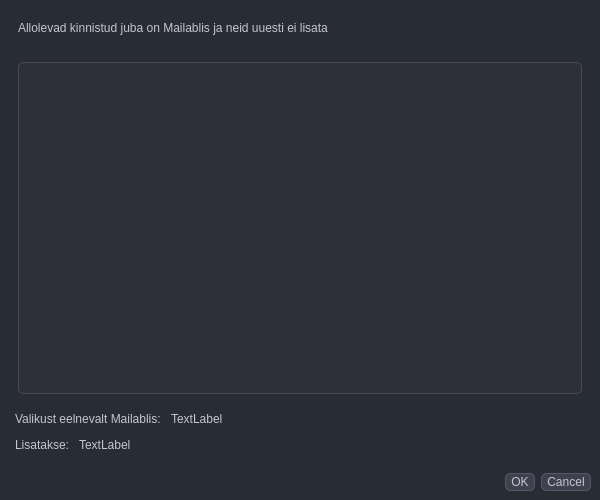
<?xml version="1.0" encoding="UTF-8"?>
<ui version="4.0">
 <class>Dialog</class>
 <widget class="QDialog" name="Dialog">
  <property name="geometry">
   <rect>
    <x>0</x>
    <y>0</y>
    <width>600</width>
    <height>500</height>
   </rect>
  </property>
  <property name="windowTitle">
   <string>Dialog</string>
  </property>
  <property name="styleSheet">
   <string notr="true">
*{
	border: transparent;
	background-color: transparent;
    background: transparent;
	padding: 0;
	margin: 0;
	color: #c5c5d2;
}


QWidget{
    background-color: #272c35;
	color:#c5c5d2
}


/*Line Edit styling*/
QLineEdit {
    background-color: #35363f;  /* Lighter background color */
    color: #ececf1;
    /*border: 1px solid #4d4d5b;  Thinner border with a different color */
    border-radius: 5px;
    padding: 4px;
}

QLineEdit:hover {
    background-color: #3d3e47;  /* Slightly darker background color on hover */
}

/* Remove top and side borders */
QLineEdit {
    border-top: none;
    border-left: none;
    border-right: none;
}


/*konteinerite peamised omadused*/
#centerMenuSubContainer{
    background-color: #272c35;
}

#swWorkSpace{
    background-color: #202123;
}
#Sevituudid{
    background-color: #343b47;
}

#leftMenuContainer{
    background-color: #202123 ;
}

#rightMenuContainer{
    background-color: #272c35;
}

#SetupLayers, #SetupLayers_2, #SetupUserData {
border: none;
border-bottom: 1px solid rgb(131, 142, 162);
}

/*nuppu peamised omadused*/
/*Üldomadused*/
QPushButton{
	padding: 1px 5px;
	text-align: center;
	border-radius: 5px;
	background-color:#40414f;
	border: 1px solid #565869;
}


QPushButton:hover{
    background-color: #8e8ea0;
	border: 0.5px solid #acacbe;
	color: #343541;
	text-align: center;
	padding: 2px 5px;
    border-radius: 5px;	
}

QPushButton:disabled {
    background-color: #303040; /* Adjusted disabled background color */
    border: 1px solid #707070; /* Adjust border color for disabled state */
    color: #8a95a5; /* Adjust text color for disabled state */
}


#UC_Main_Frame QPushButton,#pbChoose_Properties_for_Projects{
	padding: 1px 8px;
    border-radiusr: 6px;
}

#UC_Main_Frame QPushButton:hover{

	padding: 1px 8px;
    border-radius: 6px;
}


#wOl_Settings QPushButton{
	padding: 1px 8px;
    border-radius: 6px;
}

#wOl_Settings QPushButton:hover{
	padding: 1px 8px;
    border-radius: 6px;
}

#rightMenuContainer QPushButton{
	text-align: right;
	border-top-right-radius: 0px;
	border-bottom-right-radius: 0px;
    
}

#rightMenuContainer QPushButton:hover{
    text-align: right;
    border-top-right-radius: 0px;
	border-bottom-right-radius: 0px;  
}


#leftMenuContainer QPushButton{
	text-align: left;
	border-top-left-radius: 0px;
	border-bottom-left-radius: 0px;	
}
#leftMenuContainer QPushButton:hover{
    text-align: left;
	border-top-left-radius: 0px;
	border-bottom-left-radius: 0px;

}




/* Combined Style for QComboBox to Ensure Consistency */

/* Base style for QComboBox */
QComboBox {
    border: 1px solid #565869; /* Using --gray-600 */
    border-radius: 5px; /* Rounded corners */
    background-color: #343541; /* Using --gray-800 */
    color: #ececf1; /* Using --gray-100 */
    padding-left: 2px; /* Move text 2 pixels to the right */
}

/* Disabled state */
QComboBox:disabled {
    background-color: #c5c5d2; /* Using --gray-300 */
    color: #8e8ea0; /* Using --gray-500 */
    padding-left: 2px; /* Move text 2 pixels to the right */
}

/* Hover state */
QComboBox:hover {
    border: 1px solid #acacbe; /* Using --gray-400 */
    padding-left: 2px; /* Move text 2 pixels to the right */
}

/* Focus state */
QComboBox:focus {
    border: 1px solid #acacbe; /* Kept original lime green color */
    padding-left: 2px; /* Move text 2 pixels to the right */
}

/* Dropdown button */
QComboBox::drop-down {
    subcontrol-position: center right;
    border-radius: 3px; /* Rounded corners */
    /*width: 24px;*/
    borde: 0.5px solid #acacbe; /* Kept original lime green color */
    background-color: #343541; /* Using --gray-800 */
}

/* Dropdown arrow */
QComboBox::down-arrow {
    image: url(':/qt-project.org/styles/macstyle/images/toolbar-ext.png'); /* Default arrow image */
    height: 16px;
    width: 16px;
}

QComboBox::down-arrow:on,
QComboBox::down-arrow:hover,
QComboBox::down-arrow:focus {
    image: url(':/qt-project.org/styles/macstyle/images/toolbar-ext.png'); /* Arrow image on hover, focus */
}

/* QAbstractItemView (dropdown list) */
QComboBox QAbstractItemView {
    background-color: #343541; /* Using --gray-900 */
    border: 1px solid #4d4d4d; /* Similar to gray-600 */
    selection-background-color: qlineargradient(
        x1: 0, y1: 0, x2: 1, y2: 0,
        stop: 0 rgba(50, 50, 50, 255), /* Dark gray */
        stop: 1 rgba(100, 100, 100, 255) /* Lighter gray */
    );
    selection-color: #ececf1; /* Using --gray-100 */
    color: #ececf1;
    padding-left: 2px; /* Move text 2 pixels to the right */
}

/* Selected item in list */
QComboBox QAbstractItemView::item:selected {
    background-color: qlineargradient(
        x1: 0, y1: 0, x2: 1, y2: 0,
        stop: 0 rgba(50, 50, 50, 255), /* Dark gray */
        stop: 1 rgba(100, 100, 100, 255) /* Lighter gray */
    );
    color: #ececf1; /* Using --gray-100 */
    padding-left: 2px; /* Move text 2 pixels to the right */
}

/* Hover over item in list */
QComboBox QAbstractItemView::item:hover {
    background-color: qlineargradient(
        x1: 0, y1: 0, x2: 1, y2: 0,
        stop: 0 rgba(50, 50, 50, 255), /* Dark gray */
        stop: 1 rgba(100, 100, 100, 255) /* Lighter gray */
    );
    color: #ececf1; /* Using --gray-100 */
    padding-left: 2px; /* Move text 2 pixels to the right */
}

/* Handle the padding of items in the list view */
QComboBox QAbstractItemView::item {
    padding-left: 2px; /* Move text 2 pixels to the right */
}

/* Ensure keyboard navigation shows selection */
QComboBox::item:selected:!hover {
    background-color: qlineargradient(
        spread: pad, 
        x1: 0, y1: 0, 
        x2: 0, y2: 1, 
        stop: 0.259887 rgba(50, 50, 50, 202), 
        stop: 1 rgba(180, 180, 180, 255)
    ); 
    color: #ececf1; /* White text color for keyboard selection */
    padding-left: 2px; /* Move text 2 pixels to the right */
}

/* Checked state of the checkbox */
QComboBox::indicator:checked {
    background-color: #565869; /* Kept original lime green color */
    image: url(':/images/themes/default/algorithms/mAlgorithmCheckGeometry.svg'); /* Path to your checked image */
    width: 10px;  /* Adjusted width to fit within the border */
    height: 10px; /* Adjusted height to fit within the border */
}

/* Unchecked state can have a background color */
QComboBox::indicator:unchecked {
    background-color: #565869; /* Using --gray-600 */
}





/* General QCheckBox styles */
QCheckBox {
    color: #d1d1e0; /* Light gray text color */
    spacing: 5px; /* Space between checkbox and text */
}

/* Style the indicator (checkbox) */
QCheckBox::indicator {
    width: 12px; /* Width of the checkbox */
    height: 12px; /* Height of the checkbox */
    background-color: #3a3b46; /* Darker gray for unchecked state */
    border: 1px solid #565869; /* Border color for unchecked state */
    border-radius: 2px; /* Slightly rounded corners */
}

/* Style the indicator when checked */
QCheckBox::indicator:checked {
    background-color: #4a4b59; /* Slightly darker gray for checked state */
    border: 1px solid #4d4d4d; /* Border color matching the theme */
    border-radius: 2px; /* Slightly rounded corners */
    image: url(:/images/themes/default/algorithms/mAlgorithmCheckGeometry.svg); /* Using provided SVG icon URL */
}

/* Style the indicator when unchecked */
QCheckBox::indicator:unchecked {
    background-color: #3a3b46; /* Darker gray for unchecked state */
    border: 1px solid #565869; /* Border color for unchecked state */
}

/* Style the indicator when hovered */
QCheckBox::indicator:hover {
    background-color: #4e4f5b; /* Medium gray when hovering */
}

/* Style the indicator when disabled */
QCheckBox::indicator:disabled {
    background-color: #30303a; /* Darker background color for disabled state */
    border: 1px solid #4d4d4d; /* Darker border for disabled state */
}

/* Style the indicator when checked and disabled */
QCheckBox::indicator:checked:disabled {
    background-color: rgba(50, 50, 60, 0.5); /* Semi-transparent darker gray for checked and disabled state */
    border: 1px solid #4d4d4d; /* Border color matching the theme */
    image: url(:/images/themes/default/algorithms/mAlgorithmCheckGeometry.svg); /* Using provided SVG icon URL */
    opacity: 0.5; /* Make the icon appear disabled */
}

/* Style the checkbox text when disabled */
QCheckBox:disabled {
    color: #6a6a75; /* Darker text color for disabled state */
}


QGroupBox{
	color: #ececf1;
}


/* Style for the selected tab */
QTabBar::tab:selected {
    background-color: #50515f; /* Background color for the selected tab */
    color: #ececf1; /* Text color for the selected tab */
    border: 1px solid #acacbe; /* Lighter border for the selected tab */
    border-bottom: 1px solid #202123; /* Match the background color of the tab pane to create a seamless look */
    padding: 7px 12px; /* Slightly adjust padding for selected tab */
}

/* Style for the hovered tab */
QTabBar::tab:hover {
    background-color: #8e8ea0; /* Background color when hovering over a tab */
    color: #343541; /* Text color for the hovered tab */
    border: 1px solid #acacbe; /* Lighter border on hover */
}

/* Style for disabled tabs */
QTabBar::tab:disabled {
    background-color: #30303a; /* Darker background for disabled tabs */
    color: #6a6a75; /* Muted text color for disabled tabs */
    border: 1px solid #565869; /* Border color for disabled tabs */
}

/* Adjustments to the tab pane (content area below the tabs) */
QTabWidget::pane {
    border: 1px solid #565869; /* Border around the content area */
    background-color: #202123; /* Match the background of the content area to other containers */
    border-radius: 3px; /* Rounded corners for the content area */
    margin-top: -1px; /* Overlap with the tab bar to create a seamless transition */
}

/* General QScrollBar style within QTableView */
QScrollBar:vertical, QScrollBar:horizontal {
    background-color: transparent; /* Ensure the scrollbar background is transparent */
}

/* Vertical scroll bar groove (track) */
QScrollBar::groove:vertical {
    border: 1px solid #4d4d4d; /* Dark border around the groove */
    width: 8px; /* Width of the groove */
    background: #333; /* Darker gray for the groove background */
    border-radius: 3px; /* Adjusted to be less than half of 8px */
}

/* Horizontal scroll bar groove (track) */
QScrollBar::groove:horizontal {
    border: 1px solid #4d4d4d; /* Dark border around the groove */
    height: 8px; /* Height of the groove */
    background: #333; /* Darker gray for the groove background */
    border-radius: 3px; /* Adjusted to be less than half of 8px */
}

/* Vertical scroll bar handle (thumb) */
QScrollBar::handle:vertical {
    background: #b5b5b5; /* Lighter gray for the handle */
    border: 1px solid #707070; /* Slightly darker border for the handle */
    width: 16px; /* Width of the handle */
    border-radius: 6px; /* Adjusted to be less than half of 16px for a rounded effect */
}

/* Horizontal scroll bar handle (thumb) */
QScrollBar::handle:horizontal {
    background: #b5b5b5; /* Lighter gray for the handle */
    border: 1px solid #707070; /* Slightly darker border for the handle */
    height: 16px; /* Height of the handle */
    border-radius: 6px; /* Adjusted to be less than half of 16px for a rounded effect */
}

/* Handle when hovered (both vertical and horizontal) */
QScrollBar::handle:vertical:hover, QScrollBar::handle:horizontal:hover {
    background: #d8d8d8; /* Lighter gray when hovered */
}

/* Handle when pressed (both vertical and horizontal) */
QScrollBar::handle:vertical:pressed, QScrollBar::handle:horizontal:pressed {
    background: #999; /* Darker gray when pressed */
}

/* Slider groove when focused (both vertical and horizontal) */
QScrollBar::groove:vertical:focus, QScrollBar::groove:horizontal:focus {
    background: #444; /* Slightly brighter when focused */
}

/* Scrollbar arrows (both vertical and horizontal) */
QScrollBar::add-line:vertical, QScrollBar::sub-line:vertical,
QScrollBar::add-line:horizontal, QScrollBar::sub-line:horizontal {
    background: #40414f; /* Background for the arrows */
    border: 1px solid #565869; /* Border for the arrows */
    border-radius: 2px; /* Adjusted to be less than half of 4px */
}

/* Arrows on hover */
QScrollBar::add-line:vertical:hover, QScrollBar::sub-line:vertical:hover,
QScrollBar::add-line:horizontal:hover, QScrollBar::sub-line:horizontal:hover {
    background: #8e8ea0; /* Lighter background on hover */
}

/* Style for the scroll bar pages (scroll bar track) */
QScrollBar::add-page:vertical, QScrollBar::sub-page:vertical,
QScrollBar::add-page:horizontal, QScrollBar::sub-page:horizontal {
    background: none; /* No background for the pages */
}

/* Adjust QListWidget style */
QListWidget {
    background-color: #2e2f38; /* Dark gray background to match the new theme */
    color: #d1d1e0; /* Light gray text color */
    border: 1px solid #4d4d4d; /* Border color matching the scrollbar groove */
    border-radius: 3px; /* Rounded corners */
    padding: 3px; /* Add padding to the list */
}

/* Style for individual items in the QListWidget */
QListWidget::item {
    background: qlineargradient(x1: 0, y1: 0, x2: 1, y2: 1, stop: 0 rgba(60, 62, 73, 0.2), stop: 1 rgba(42, 42, 51, 0.35)); /* Gradient for non-selected items */
    color: #d1d1e0; /* Light gray text color for unselected items */
    padding: 3px; /* Padding around list items */
    border-radius: 1.5px; /* Slight rounding of the item edges */
}

/* Style for selected items in QListWidget */
QListWidget::item:selected {
    background: qlineargradient(x1: 0, y1: 0, x2: 1, y2: 1, stop: 0 rgba(210, 72, 72, 0.05), stop: 1 rgba(210, 72, 72, 0.25)); /* Gradient for selected items */
    color: #ececf1; /* Lighter text color for selected items */
    border: 1px solid #707070; /* Lighter border for the selected item */
}

/* Style for hovered items in QListWidget */
QListWidget::item:hover {
    background-color: #4e4f5b; /* Medium gray background color when hovering */
    color: #ececf1; /* Text color on hover to maintain contrast */
}

/* Style for disabled items in QListWidget */
QListWidget::item:disabled {
    background-color: #30303a; /* Darker background for disabled items */
    color: #6a6a75; /* Muted gray text color for disabled items */
}

/* General QLineEdit styles */
QLineEdit {
    background-color: #35363f; /* Lighter background color */
    color: #ececf1; /* Light gray text color */
    border: 1px solid #4d4d5b; /* Thinner border with a different color */
    border-radius: 5px; /* Rounded corners */
    padding: 4px; /* Padding inside the line edit */
    /* Remove top and side borders */
    border-top: none;
    border-left: none;
    border-right: none;
}

/* Style for the line edit when focused */
QLineEdit:focus {
    border: 1px solid #6a6a75; /* Highlight border color when focused */
    background-color: #35363f; /* Keep the background color consistent when focused */
}

/* Style for the placeholder text */
QLineEdit::placeholder {
    color: #6a6a75; /* Lighter gray color for placeholder text */
}

/* Style for the line edit when disabled */
QLineEdit:disabled {
    background-color: #30303a; /* Darker background color for disabled state */
    color: #6a6a75; /* Muted gray text color for disabled state */
    border: 1px solid #4d4d4d; /* Same border color as normal state */
}

/* Style for the line edit when read-only */
QLineEdit[readOnly=&quot;true&quot;] {
    background-color: #35363f; /* Same as normal background */
    color: #ececf1; /* Same as normal text color */
    border: 1px solid #4d4d5b; /* Same as normal border */
    border-style: dashed; /* Dashed border style for read-only state */
}

/* Style for the line edit when active */
QLineEdit:active {
    border: 1px solid #6a6a75; /* Highlight border color when active */
}

/* Style for the line edit when hovered */
QLineEdit:hover {
    background-color: #3d3e47; /* Slightly darker background color on hover */
}

/* Style for the line edit when error state (optional) */
QLineEdit:invalid {
    border: 1px solid #d20000; /* Red border for invalid input */
}

/* Style for the line edit when modified (optional) */
QLineEdit:modified {
    border: 1px solid #d1d1e0; /* Border color indicating modification */
}


/* General QTableView adjustments */
QTableView {
    background-color: #2e2f38; /* Dark gray for all rows */
    color: #d1d1e0; /* Light gray text color */
    border: 1px solid #4d4d4d; /* Border color matching the scrollbar groove */
    border-radius: 5px; /* Rounded corners */
    gridline-color: #565869; /* Gridline color */
    selection-background-color: qlineargradient(
        x1: 0, y1: 0, x2: 0, y2: 1,
		stop: 0 rgba(46, 47, 56, 10),   /* Lighter gray with higher transparency (about 47%) */
        stop: 1 rgba(210, 72, 72, 50)    /* Darker red with lower transparency (about 29%) */
    ); /* Gradient for selected cells */
    selection-color: #ececf1; /* Lighter text color for selected cells */
}

/* Adjust header style */
QHeaderView::section {
    background-color: #35353f; /* Darker gray background for the header */
    color: #d1d1e0; /* Light gray text color in the header */
    border-top: 0.5px solid #323232; /* Slightly darker border on top */
    border-left: 0.5px solid #323232; /* Slightly darker border on left */
    border-right: 0.5px solid #323232; /* Slightly darker border on right */
    border-bottom: 1px solid #4d4d4d; /* Lighter bottom border to separate data from headers */
    padding: 1px 3px; /* Slightly reduced padding */
    border-top-left-radius: 2px; /* Retain rounding on the top-left corner */
    border-top-right-radius: 2px; /* Retain rounding on the top-right corner */
    border-bottom-left-radius: 0px; /* No rounding on the bottom-left corner */
    border-bottom-right-radius: 0px; /* No rounding on the bottom-right corner */
    font-size: 11px; /* Reduced font size */
}

/* Style for hovered rows */
QTableView::item:hover {
    background-color: #4e4f5b; /* Medium gray background color when hovering over a row */
    color: #ececf1; /* Text color on hover for better contrast */
}

/* Style for selected rows */
QTableView::item:selected {
    background-color: qlineargradient(
        x1: 0, y1: 0, x2: 0, y2: 1,
		stop: 0 rgba(46, 47, 56, 10),   /* Lighter gray with higher transparency (about 47%) */
        stop: 1 rgba(210, 72, 72, 50)    /* Darker red with lower transparency (about 29%) */
    ); /* Gradient background color for selected rows */
    color: #ececf1; /* Light gray text color for selected rows */
}

/* Style for all rows (non-selected) */
QTableView::item {
    background-color: qlineargradient(
        x1: 0, y1: 0, x2: 0, y2: 1,
        stop: 0 rgba(80, 80, 80, 25),   /* Lighter gray with 20% opacity (2 steps lighter) */
        stop: 1 rgba(42, 42, 51, 255)    /* Darker gray with 35% opacity */
    ); /* Gradient background color for non-selected rows */
    color: #d1d1e0; /* Light gray text color */
}

/* Ensure deselected rows return to their original state */
QTableView::item:!selected {
    background-color: qlineargradient(
        x1: 0, y1: 0, x2: 0, y2: 1,
        stop: 0 rgba(80, 80, 80, 25),   /* Lighter gray with 20% opacity (2 steps lighter) */
        stop: 1 rgba(42, 42, 51, 255)    /* Darker gray with 35% opacity */
    ); /* Reset to the default background color */
    color: #d1d1e0; /* Reset to the default text color */
}


/* General style for QProgressBar */
QProgressBar {
    background-color: #2e2f38; /* Dark gray background matching the table */
    color: #d1d1e0; /* Light gray text color */
    border: 1px solid #4d4d4d; /* Border matching the table border */
    border-radius: 5px; /* Rounded corners */
    text-align: center; /* Center the text inside the progress bar */
    padding: 2px; /* Padding for better spacing */
}

/* Style for the progress chunk */
QProgressBar::chunk {
    background-color: qlineargradient(
        x1: 0, y1: 0, x2: 1, y2: 0,
        stop: 0 #d14848, /* Start with darker red matching the selection color */
        stop: 1 #e57373  /* End with a slightly lighter red */
    ); /* Gradient effect for the progress bar */
    border-radius: 3px; /* Slight rounding of the progress chunk */
}

/* Style for the indeterminate progress bar (if used) */
QProgressBar[minimum=&quot;0&quot;][maximum=&quot;0&quot;] {
    background-color: #2e2f38; /* Dark gray background matching the table */
    border: 1px solid #4d4d4d; /* Border matching the table border */
    color: #d1d1e0; /* Light gray text color */
}

QProgressBar[minimum=&quot;0&quot;][maximum=&quot;0&quot;]::chunk {
    background-color: qlineargradient(
        x1: 0, y1: 0, x2: 1, y2: 0,
        stop: 0 #d14848, /* Start with darker red */
        stop: 1 #e57373  /* End with a slightly lighter red */
    ); /* Moving gradient for the indeterminate progress bar */
}

/* General QGroupBox Styling */
QGroupBox {
    color: #ececf1; /* Light gray text color for the group box title */
    background-color: #272c35; /* Dark background to match the surrounding theme */
    border: 1px solid #565869; /* Border color to distinguish the group box */
    border-radius: 5px; /* Rounded corners for a smoother look */
    margin-top: 10px; /* Space above the group box title */
    padding: 10px; /* Padding inside the group box to space out contents */
}

/* Title of the QGroupBox */
QGroupBox::title {
    subcontrol-origin: margin; /* Align the title relative to the group box's margin */
    subcontrol-position: top left; /* Position the title at the top left */
    padding-left: 5px; /* Add padding to the left of the title */
    padding-right: 5px; /* Add padding to the right of the title */
    background-color: #343b47; /* Background for the title to make it stand out */
    color: #ececf1; /* Text color for the title */
    border-radius: 3px; /* Slightly round the corners of the title background */
    font-weight: bold; /* Make the title text bold */
}

/* QGroupBox when hovered */
QGroupBox:hover {
    border: 1px solid #8e8ea0; /* Lighter border color on hover */
}

/* QGroupBox when focused */
QGroupBox:focus {
    border: 1px solid #acacbe; /* Even lighter border color when focused */
    box-shadow: 0 0 5px 1px #8e8ea0; /* Add a subtle shadow to indicate focus */
}

/* Disabled QGroupBox */
QGroupBox:disabled {
    color: #6a6a75; /* Darker gray text color when disabled */
    background-color: #30303a; /* Slightly darker background for disabled state */
    border: 1px solid #4d4d4d; /* Darker border color for disabled state */
}

QGroupBox::title:disabled {
    color: #6a6a75; /* Darker title text color when disabled */
    background-color: #3a3b46; /* Darker title background color for disabled state */
}

/* Content inside the QGroupBox */
QGroupBox QWidget {
    background-color: #2e2f38; /* Match background of content to group box */
    color: #d1d1e0; /* Light gray text color for contents */
}
</string>
  </property>
  <layout class="QVBoxLayout" name="verticalLayout">
   <property name="spacing">
    <number>0</number>
   </property>
   <property name="leftMargin">
    <number>0</number>
   </property>
   <property name="topMargin">
    <number>0</number>
   </property>
   <property name="rightMargin">
    <number>0</number>
   </property>
   <property name="bottomMargin">
    <number>0</number>
   </property>
   <item>
    <widget class="QFrame" name="MainFrame">
     <property name="frameShape">
      <enum>QFrame::StyledPanel</enum>
     </property>
     <property name="frameShadow">
      <enum>QFrame::Raised</enum>
     </property>
     <layout class="QVBoxLayout" name="verticalLayout_4">
      <item>
       <widget class="QFrame" name="f_heading">
        <property name="frameShape">
         <enum>QFrame::StyledPanel</enum>
        </property>
        <property name="frameShadow">
         <enum>QFrame::Raised</enum>
        </property>
        <layout class="QHBoxLayout" name="horizontalLayout">
         <item>
          <widget class="QLabel" name="lb_info">
           <property name="text">
            <string>Allolevad kinnistud juba on Mailablis ja neid uuesti ei lisata</string>
           </property>
          </widget>
         </item>
         <item>
          <spacer name="horizontalSpacer">
           <property name="orientation">
            <enum>Qt::Horizontal</enum>
           </property>
           <property name="sizeHint" stdset="0">
            <size>
             <width>40</width>
             <height>20</height>
            </size>
           </property>
          </spacer>
         </item>
        </layout>
       </widget>
      </item>
      <item>
       <widget class="QFrame" name="f_results">
        <property name="frameShape">
         <enum>QFrame::StyledPanel</enum>
        </property>
        <property name="frameShadow">
         <enum>QFrame::Raised</enum>
        </property>
        <layout class="QVBoxLayout" name="verticalLayout_2">
         <item>
          <widget class="QTableWidget" name="tblW_confirmation"/>
         </item>
        </layout>
       </widget>
      </item>
      <item>
       <widget class="QFrame" name="f_footer">
        <property name="styleSheet">
         <string notr="true"/>
        </property>
        <property name="frameShape">
         <enum>QFrame::StyledPanel</enum>
        </property>
        <property name="frameShadow">
         <enum>QFrame::Raised</enum>
        </property>
        <layout class="QVBoxLayout" name="verticalLayout_8">
         <property name="leftMargin">
          <number>6</number>
         </property>
         <property name="topMargin">
          <number>0</number>
         </property>
         <property name="rightMargin">
          <number>6</number>
         </property>
         <property name="bottomMargin">
          <number>0</number>
         </property>
         <item>
          <widget class="QFrame" name="frame_5">
           <property name="styleSheet">
            <string notr="true"/>
           </property>
           <property name="frameShape">
            <enum>QFrame::StyledPanel</enum>
           </property>
           <property name="frameShadow">
            <enum>QFrame::Raised</enum>
           </property>
           <layout class="QHBoxLayout" name="horizontalLayout_4">
            <property name="spacing">
             <number>10</number>
            </property>
            <property name="leftMargin">
             <number>0</number>
            </property>
            <property name="topMargin">
             <number>0</number>
            </property>
            <property name="rightMargin">
             <number>0</number>
            </property>
            <property name="bottomMargin">
             <number>0</number>
            </property>
            <item>
             <widget class="QLabel" name="label_4">
              <property name="text">
               <string>Valikust eelnevalt Mailablis:</string>
              </property>
             </widget>
            </item>
            <item>
             <widget class="QLabel" name="lb_results">
              <property name="text">
               <string>TextLabel</string>
              </property>
             </widget>
            </item>
            <item>
             <spacer name="horizontalSpacer_3">
              <property name="orientation">
               <enum>Qt::Horizontal</enum>
              </property>
              <property name="sizeHint" stdset="0">
               <size>
                <width>40</width>
                <height>20</height>
               </size>
              </property>
             </spacer>
            </item>
           </layout>
          </widget>
         </item>
         <item>
          <widget class="QFrame" name="frame_6">
           <property name="styleSheet">
            <string notr="true"/>
           </property>
           <property name="frameShape">
            <enum>QFrame::StyledPanel</enum>
           </property>
           <property name="frameShadow">
            <enum>QFrame::Raised</enum>
           </property>
           <layout class="QHBoxLayout" name="horizontalLayout_5">
            <property name="spacing">
             <number>10</number>
            </property>
            <property name="leftMargin">
             <number>0</number>
            </property>
            <property name="topMargin">
             <number>0</number>
            </property>
            <property name="rightMargin">
             <number>0</number>
            </property>
            <property name="bottomMargin">
             <number>0</number>
            </property>
            <item>
             <widget class="QLabel" name="label_5">
              <property name="text">
               <string>Lisatakse:</string>
              </property>
             </widget>
            </item>
            <item>
             <widget class="QLabel" name="lbl_Total_toAdd">
              <property name="text">
               <string>TextLabel</string>
              </property>
             </widget>
            </item>
            <item>
             <spacer name="horizontalSpacer_4">
              <property name="orientation">
               <enum>Qt::Horizontal</enum>
              </property>
              <property name="sizeHint" stdset="0">
               <size>
                <width>40</width>
                <height>20</height>
               </size>
              </property>
             </spacer>
            </item>
           </layout>
          </widget>
         </item>
        </layout>
       </widget>
      </item>
     </layout>
    </widget>
   </item>
   <item alignment="Qt::AlignBottom">
    <widget class="QFrame" name="f_buttons">
     <property name="frameShape">
      <enum>QFrame::StyledPanel</enum>
     </property>
     <property name="frameShadow">
      <enum>QFrame::Raised</enum>
     </property>
     <layout class="QVBoxLayout" name="verticalLayout_3">
      <item>
       <widget class="QDialogButtonBox" name="buttonBox">
        <property name="orientation">
         <enum>Qt::Horizontal</enum>
        </property>
        <property name="standardButtons">
         <set>QDialogButtonBox::Cancel|QDialogButtonBox::Ok</set>
        </property>
       </widget>
      </item>
     </layout>
    </widget>
   </item>
  </layout>
 </widget>
 <resources/>
 <connections>
  <connection>
   <sender>buttonBox</sender>
   <signal>accepted()</signal>
   <receiver>Dialog</receiver>
   <slot>accept()</slot>
   <hints>
    <hint type="sourcelabel">
     <x>248</x>
     <y>254</y>
    </hint>
    <hint type="destinationlabel">
     <x>157</x>
     <y>274</y>
    </hint>
   </hints>
  </connection>
  <connection>
   <sender>buttonBox</sender>
   <signal>rejected()</signal>
   <receiver>Dialog</receiver>
   <slot>reject()</slot>
   <hints>
    <hint type="sourcelabel">
     <x>316</x>
     <y>260</y>
    </hint>
    <hint type="destinationlabel">
     <x>286</x>
     <y>274</y>
    </hint>
   </hints>
  </connection>
 </connections>
</ui>
